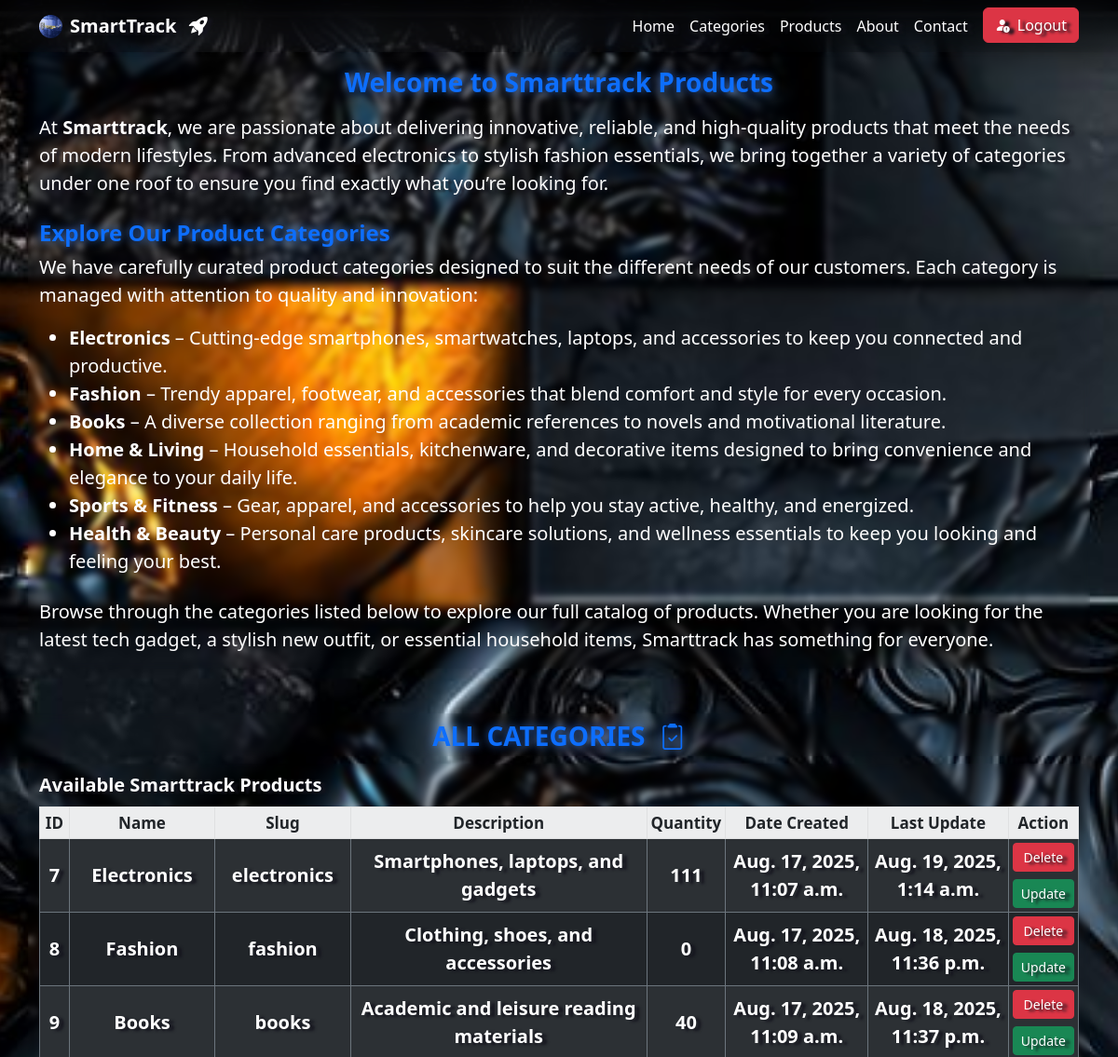
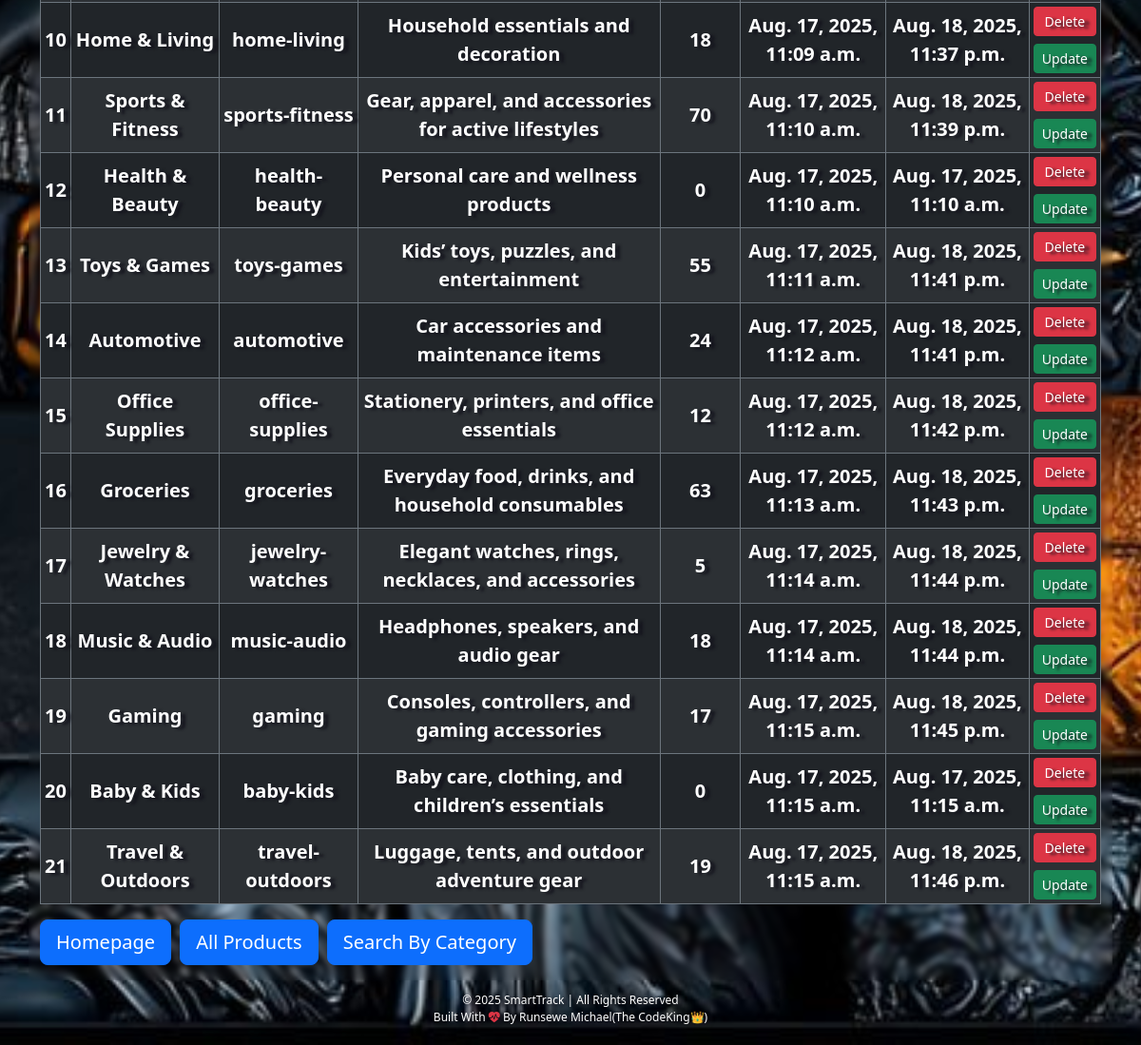
/category/allcategory/, run on the app's committed database (2 pictures, top to bottom).
### category/models.py (models this page shows, shortened)
class Category(models.Model):
    name = models.CharField(max_length=255)
    slug = models.SlugField(max_length=120)
    description = models.TextField(blank=True, null=True)
    quantity = models.PositiveIntegerField()
    created_at = models.DateTimeField(auto_now_add=True)
    updated_at = models.DateTimeField(auto_now=True)

### category/views.py (the view)
# urls.py: path('allcategory/', views.allcategories, name='allcategories'),
def allcategories(request):
    category = Category.objects.all()
    return render(request, 'category/allcategories.html', {"categories":category})

### category/templates/category/allcategories.html (shortened to what this page needs)
{% extends 'category/base.html' %}
{% block content %}
{% load static %}
<nav class="navbar navbar-expand-lg navbar-dark shadow-sm" style="font-size: 16px; position: sticky;top: 0; left: 0;z-index: 10; backdrop-filter: blur(20px);">
        <div class="container">
            <img src="{% static 'users/images/smarttrack_logo.jpg' %}" alt="a nice logo of smarttrack company" height="25px" width="25px>" class=" me-2 logo_img">
            <a class="navbar-brand fw-bold" href="#" style="text-shadow: 5px 2px 3px rgb(20, 20, 29);">SmartTrack <i class="bi bi-rocket-takeoff-fill ms-2"></i></a>
            <div class="collapse navbar-collapse" id="navbarNav">
                <ul class="navbar-nav ms-auto">
                    <li class="nav-item"><a class="nav-link text-white" href="{% url 'home' %}">Home</a></li>
                    <li class="nav-item"><a class="nav-link text-white" href="{% url 'allcategories' %}">Categories</a></li>
                    <li class="nav-item"><a class="nav-link text-white" href="{% url 'products_list' %}">Products</a></li>
                    <li class="nav-item"><a class="nav-link text-white" href="{% url 'about' %}">About</a></li>
                    <li class="nav-item"><a class="nav-link text-white" href="{% url 'contact' %}">Contact</a></li>
                    <div class="home_btn">
                    <a class="btn btn-danger ms-2" href="{% url 'logout_view' %}"><i class="bi bi-person-fill-exclamation me-2"></i>Logout</a>
                    </div>
                </ul>
            </div>
        </div>
    </nav>
<div class="container mb-5" style="font-size: 20px; backdrop-filter: blur(3px);">
  <div class="row">
    <div class="col-12">
      <h3 class="text-primary text-center fw-bold pt-3 mb-3" style="text-shadow: 0 0 10px rgba(59, 130, 246, 0.7);">Welcome to Smarttrack Products</h3>
      <p class="text-white">
        At <strong>Smarttrack</strong>, we are passionate about delivering innovative, reliable,
        and high-quality products that meet the needs of modern lifestyles. From advanced
        electronics to stylish fashion essentials, we bring together a variety of categories
        under one roof to ensure you find exactly what you’re looking for.
      </p>
      <h4 class="text-primary fw-bold mt-4" style="font-size: 24px; text-shadow: 0 0 10px rgba(59, 130, 246, 0.7);">Explore Our Product Categories</h4>
      <p class="text-white" style="text-shadow: none;">
        We have carefully curated product categories designed to suit the different needs of our customers.
        Each category is managed with attention to quality and innovation:
      </p>
      <ul class="text-white" style="text-shadow: none;">
        <li><strong>Electronics</strong> – Cutting-edge smartphones, smartwatches, laptops, and accessories
            to keep you connected and productive.</li>
        <li><strong>Fashion</strong> – Trendy apparel, footwear, and accessories that blend comfort and style
            for every occasion.</li>
        <li><strong>Books</strong> – A diverse collection ranging from academic references to novels and
            motivational literature.</li>
        <li><strong>Home & Living</strong> – Household essentials, kitchenware, and decorative items
            designed to bring convenience and elegance to your daily life.</li>
        <li><strong>Sports & Fitness</strong> – Gear, apparel, and accessories to help you stay active,
            healthy, and energized.</li>
        <li><strong>Health & Beauty</strong> – Personal care products, skincare solutions, and wellness
            essentials to keep you looking and feeling your best.</li>
      </ul>
      <p class="text-white mt-4" style="text-shadow: none;">
        Browse through the categories listed below to explore our full catalog of products.
        Whether you are looking for the latest tech gadget, a stylish new outfit, or essential
        household items, Smarttrack has something for everyone.
      </p>
    </div>
  </div>
</div>
<h3 class="text-center text-primary pt-2 pb-1 fw-bold" style="text-shadow: 0 0 10px rgba(59, 130, 246, 0.7); backdrop-filter: blur(3px)">ALL CATEGORIES <i class="bi bi-clipboard2-check text-primary ms-2"></i></h3>
<div class="container" style="font-size: 20px; backdrop-filter: blur(3px);">
  <div class="row">
    <div class="col-12 table-responsive">
<table class="table caption-top table-dark table-hover align-middle table-sm table-striped table-bordered border-secondary">
  <thead>
    <caption class="text-white fw-bold">Available Smarttrack Products</caption>
    <tr class="table-light" style="text-shadow: none; font-size: 17px;">
      <th scope="col" class="text-dark text-center fw-bold">ID</th>
      <th scope="col" class="text-dark text-center fw-bold">Name</th>
      <th scope="col" class="text-dark text-center fw-bold">Slug</th>
      <th scope="col" class="text-dark text-center fw-bold">Description</th>
      <th scope="col" class="text-dark text-center fw-bold">Quantity</th>
      <th scope="col" class="text-dark text-center fw-bold">Date Created</th>
      <th scope='col' class="text-dark text-center fw-bold">Last Update</th>
      <th scope='col' class="text-dark text-center fw-bold">Action</th>
    </tr>
  </thead>
  <tbody>
    {% for category in categories %}
    <tr>
      <td class="text-center fw-bold">{{ category.id }}</td>
      <td class="text-center fw-bold">{{ category.name }}</td>
      <td class="text-center fw-bold">{{ category.slug }}</td>
      <td class="text-center fw-bold">{{ category.description }}</td>
      <td class="text-center fw-bold">{{ category.quantity }}</td>
      <td class="text-center fw-bold">{{ category.created_at }}</td>
      <td class="text-center fw-bold">{{ category.updated_at }}</td>
      <td>
    <div class="d-flex flex-column gap-2">
        <a href="{% url 'deletecategory' category.id %}" class="btn btn-danger btn-sm">Delete</a>
        <a href="{% url 'updatecategory' category.id %}" class="btn btn-success btn-sm">Update</a>
    </div>
    </td>
    </tr>
    {% endfor %}
  </tbody>
</table>
<a href="{% url 'home' %}" class="btn btn-primary mb-3 me-1 btn-lg" style="text-shadow: none">Homepage</a>
<a href="{% url 'products_list' %}" class="btn btn-primary mb-3 me-1 btn-lg" style="text-shadow: none">All Products</a>
<a href="{% url 'searchcategory' %}" class="btn btn-primary mb-3 me-1 btn-lg" style="text-shadow: none">Search By Category</a>
</div>
</div>
</div>
 <footer class=" text-white pt-2 pb-1 text-center">
        <p class="mb-0 pt-1" style="font-size: 12px; text-shadow: 5px 2px 3px rgb(20, 20, 29);">© 2025 SmartTrack | All Rights Reserved</p>
        <p style="font-size: 12px; text-shadow: 5px 2px 3px rgb(20, 20, 29);">Built With <i class="bi bi-heart-pulse-fill text-danger"></i> By Runsewe Michael(The CodeKing👑)</p>
    </footer>
{% endblock %}

### category/static/category/styles.css (style rules this page uses)
* { margin: 0; padding: 0; box-sizing: border-box; scroll-behavior: smooth; }
body { background-color: #1a1a23; }

### data on the page
Category: id "7", name "Electronics", slug "electronics", description "Smartphones, laptops, and gadgets", quantity "111", created_at "Aug. 17, 2025, 11:07 a.m.", updated_at "Aug. 19, 2025, 1:14 a.m."
Category: id "8", name "Fashion", slug "fashion", description "Clothing, shoes, and accessories", quantity "0", created_at "Aug. 17, 2025, 11:08 a.m.", updated_at "Aug. 18, 2025, 11:36 p.m."
Category: id "9", name "Books", slug "books", description "Academic and leisure reading materials", quantity "40", created_at "Aug. 17, 2025, 11:09 a.m.", updated_at "Aug. 18, 2025, 11:37 p.m."
Category: id "10", name "Home & Living", slug "home-living", description "Household essentials and decoration", quantity "18", created_at "Aug. 17, 2025, 11:09 a.m.", updated_at "Aug. 18, 2025, 11:37 p.m."
Category: id "11", name "Sports & Fitness", slug "sports-fitness", description "Gear, apparel, and accessories for active lifestyles", quantity "70", created_at "Aug. 17, 2025, 11:10 a.m.", updated_at "Aug. 18, 2025, 11:39 p.m."
Category: id "12", name "Health & Beauty", slug "health-beauty", description "Personal care and wellness products", quantity "0", created_at "Aug. 17, 2025, 11:10 a.m.", updated_at "Aug. 17, 2025, 11:10 a.m."
Category: id "13", name "Toys & Games", slug "toys-games", description "Kids’ toys, puzzles, and entertainment", quantity "55", created_at "Aug. 17, 2025, 11:11 a.m.", updated_at "Aug. 18, 2025, 11:41 p.m."
Category: id "14", name "Automotive", slug "automotive", description "Car accessories and maintenance items", quantity "24", created_at "Aug. 17, 2025, 11:12 a.m.", updated_at "Aug. 18, 2025, 11:41 p.m."
Category: id "15", name "Office Supplies", slug "office-supplies", description "Stationery, printers, and office essentials", quantity "12", created_at "Aug. 17, 2025, 11:12 a.m.", updated_at "Aug. 18, 2025, 11:42 p.m."
Category: id "16", name "Groceries", slug "groceries", description "Everyday food, drinks, and household consumables", quantity "63", created_at "Aug. 17, 2025, 11:13 a.m.", updated_at "Aug. 18, 2025, 11:43 p.m."
Category: id "17", name "Jewelry & Watches", slug "jewelry-watches", description "Elegant watches, rings, necklaces, and accessories", quantity "5", created_at "Aug. 17, 2025, 11:14 a.m.", updated_at "Aug. 18, 2025, 11:44 p.m."
Category: id "18", name "Music & Audio", slug "music-audio", description "Headphones, speakers, and audio gear", quantity "18", created_at "Aug. 17, 2025, 11:14 a.m.", updated_at "Aug. 18, 2025, 11:44 p.m."
Category: id "19", name "Gaming", slug "gaming", description "Consoles, controllers, and gaming accessories", quantity "17", created_at "Aug. 17, 2025, 11:15 a.m.", updated_at "Aug. 18, 2025, 11:45 p.m."
Category: id "20", name "Baby & Kids", slug "baby-kids", description "Baby care, clothing, and children’s essentials", quantity "0", created_at "Aug. 17, 2025, 11:15 a.m.", updated_at "Aug. 17, 2025, 11:15 a.m."
Category: id "21", name "Travel & Outdoors", slug "travel-outdoors", description "Luggage, tents, and outdoor adventure gear", quantity "19", created_at "Aug. 17, 2025, 11:15 a.m.", updated_at "Aug. 18, 2025, 11:46 p.m."
